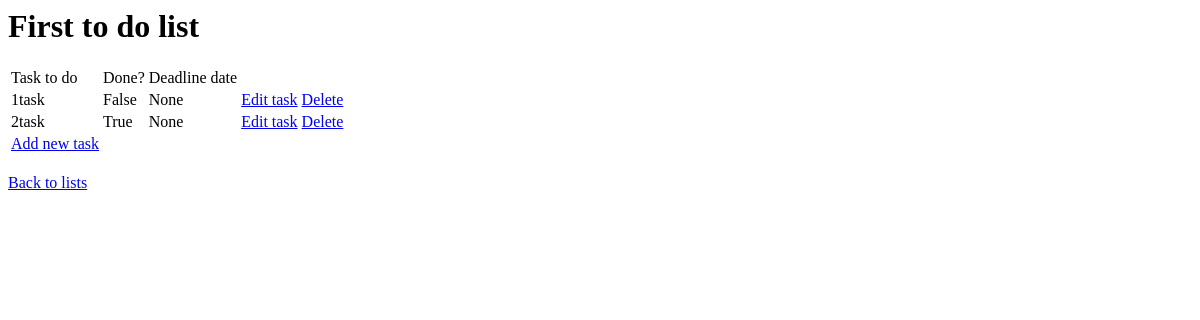
The app's page /todos/list/1/, older data.
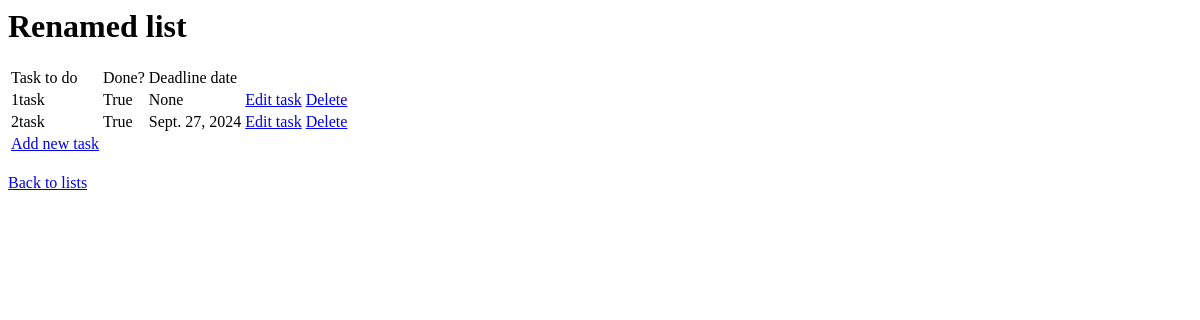
The same page, newer data.
### todos/models.py (models this page shows, shortened)
class List(models.Model):
    name = models.CharField(max_length=100)
    class Meta:
        ordering = ['id']

class Item(models.Model):
    list = models.ForeignKey(List, on_delete=models.CASCADE)
    task = models.CharField(max_length=256)
    deadline_date = models.DateField()
    status = models.BooleanField(default= False)

### todos/views.py (the view)
# urls.py: path("list/<int:pk>/", views.DetailView.as_view(), name="detail"),
class DetailView(generic.DetailView):
    model = List

### todos/templates/todos/list_detail.html
<h1>{{ object.name }}</h1>
<table>
    <tr>
        <td>Task to do</td>
        <td>Done?</td>
        <td>Deadline date</td>
    </tr>
    {% for item in object.item_set.all %}
        <tr>
            <td>{{ item.task }}</td>
            <td>{{ item.status}}</td>
            <td>{{ item.deadline_date }}</td>
            <td><a href="{% url 'todos:edit-item' item.id %}">Edit task</a></td>
            <td><a href="{% url 'todos:delete-item' item.id %}">Delete</a></td>
        </tr>
    {% endfor %}
    <tr><td><a href="{% url 'todos:addtask' object.id %}">Add new task</a></td></tr>
</table><br>
<a href="{% url 'todos:index' %}">Back to lists</a>

Row changes from the older to the newer data that the page shows:
changed List: name "First to do list" → "Renamed list"
changed Item "1task": status "False" → "True"
changed Item "2task": deadline_date "None" → "Sept. 27, 2024"
